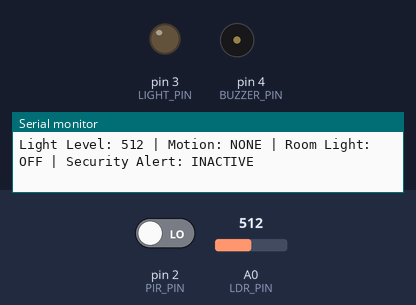
Simulated run of this sketch. Board: Arduino Uno, built with avr-gcc and run on an emulated ATmega328P. On the bench: output pins drawn as LEDs (lit = HIGH), buzzer (waves = sounding), the last lines printed to the serial monitor. The inputs (shaded band) are chosen by the test bench; at power-on: pin 2 (PIR_PIN) LOW, A0 (LDR_PIN) = 512.

Above: at 1.3 s.
1.4 s: pin 2 (PIR_PIN) driven HIGH
At 2.8 s:
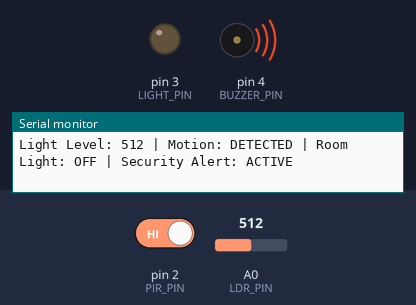
3.1 s: A0 (LDR_PIN) set to 490
At 4.3 s:
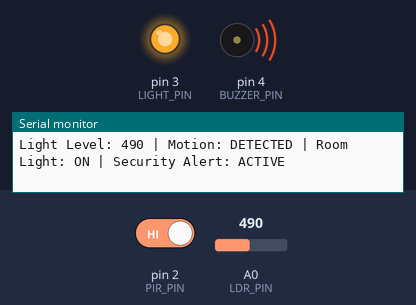
4.6 s: A0 (LDR_PIN) set to 510
At 5.0 s:
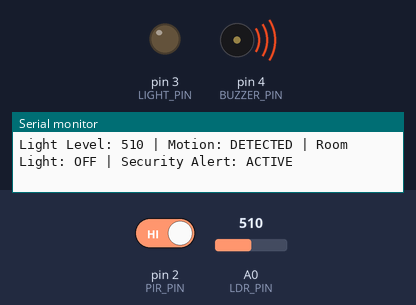
6.2 s: A0 (LDR_PIN) set to 306
At 6.6 s:
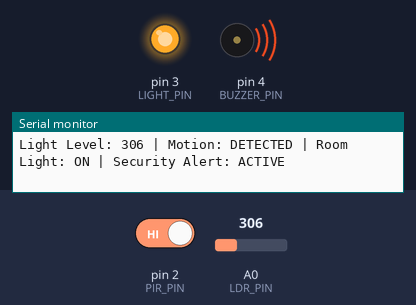
Timing chart, 0 to 8.7 s (numbered marks = the images above; inputs shaded):
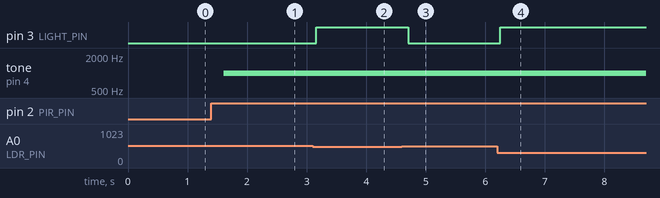

The sketch:

Sketch.ino
```cpp
const int LDR_PIN = A0;
const int PIR_PIN = 2;
const int LIGHT_PIN = 3;
const int BUZZER_PIN = 4;

// Adjust this threshold after testing
const int LIGHT_THRESHOLD = 500;

void setup() {
  Serial.begin(9600);

  pinMode(PIR_PIN, INPUT);
  pinMode(LIGHT_PIN, OUTPUT);
  pinMode(BUZZER_PIN, OUTPUT);

  digitalWrite(LIGHT_PIN, LOW);
  digitalWrite(BUZZER_PIN, LOW);

  Serial.println("Smart Room-Light System Started");
  Serial.println("Allow PIR sensor to initialize...");
}

void loop() {
  int lightLevel = analogRead(LDR_PIN);
  int motion = digitalRead(PIR_PIN);

  // For the Wokwi photoresistor module:
  // Lower readings generally indicate darker conditions.
  bool isDark = lightLevel < LIGHT_THRESHOLD;
  bool motionDetected = (motion == HIGH);

  // Automatic room-light control
  if (isDark && motionDetected) {
    digitalWrite(LIGHT_PIN, HIGH);
  } else {
    digitalWrite(LIGHT_PIN, LOW);
  }

  // Security alert when motion is detected
  if (motionDetected) {
    tone(BUZZER_PIN, 1000);
  } else {
    noTone(BUZZER_PIN);
  }

  // Display sensor readings and system status
  Serial.print("Light Level: ");
  Serial.print(lightLevel);

  Serial.print(" | Motion: ");
  Serial.print(motionDetected ? "DETECTED" : "NONE");

  Serial.print(" | Room Light: ");
  Serial.print((isDark && motionDetected) ? "ON" : "OFF");

  Serial.print(" | Security Alert: ");
  Serial.println(motionDetected ? "ACTIVE" : "INACTIVE");

  delay(500);
}
```

Measured:
- the behaviour switches between 500 and 499 on A0 (LDR_PIN) (found by bisection; images 1 and 2)
- after the input at 1.4 s, tone on pin 4 (BUZZER_PIN): silent → 1000 Hz after 0.21 s
- after the input at 3.1 s, pin 3 (LIGHT_PIN): LOW → HIGH after 0.06 s
- after the input at 4.6 s, pin 3 (LIGHT_PIN): HIGH → LOW after 0.10 s
- after the input at 6.2 s, pin 3 (LIGHT_PIN): LOW → HIGH after 0.05 s
